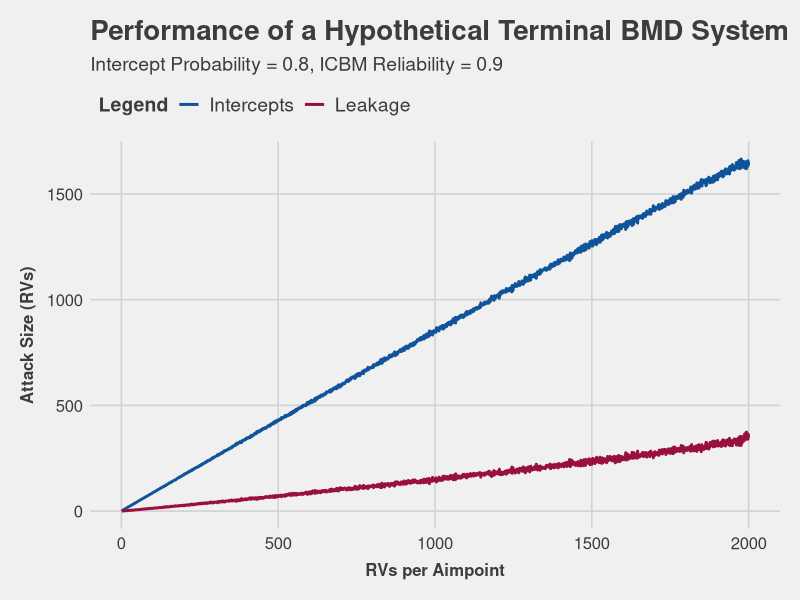
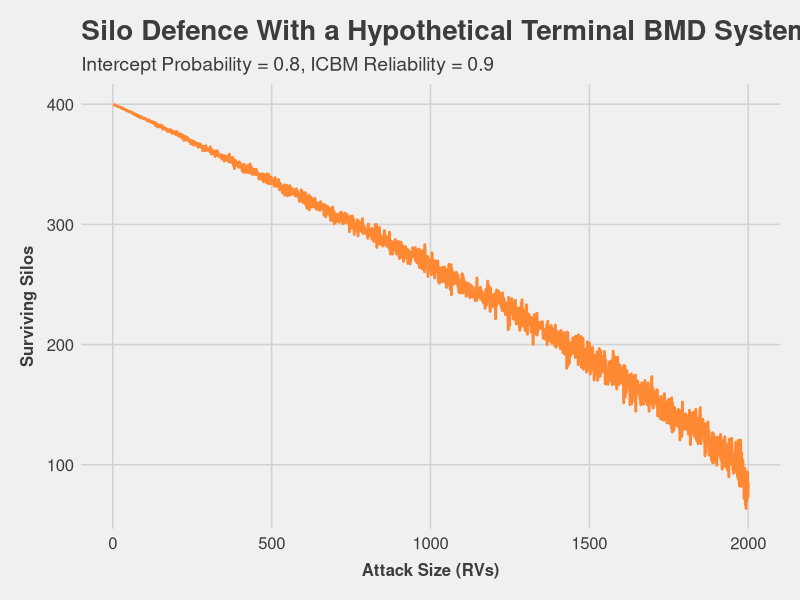

These figures' R source, in order:
library(ggplot2)
library(ggthemes)
library(dplyr)
set.seed(123)

# Extra tweaks for plotting
plot_theme <- theme(
    plot.title = element_text(
        size = 20, face = "bold", hjust = 0,
        margin = margin(b = 0.25, unit = "cm")),
    plot.subtitle = element_text(
        size = 14, hjust = 0),
    axis.title.x = element_text(
        size = 12, face = "bold", angle = 0,
        margin = margin(t = 0.25, unit = "cm")),
    axis.title.y = element_text(
        size = 12, face = "bold", angle = 90,
        margin = margin(r = 0.25, unit = "cm")),
    axis.text = element_text(
        size = 12),
    legend.title = element_text(
        size = 14, face = "bold"),
    legend.text = element_text(
        size = 14),
    legend.position = "top",
    legend.justification = "left"
)

# Terminal defence
terminal_defence <- function(intercept, p_k, silos, attack_size) { # nolint
    # Generate sequence of decreasing probabilities
    probs <- rnorm(attack_size, intercept, 0.01) %>%
        sort(decreasing = TRUE)

    # Pre-allocate space
    intercepted <- double(length = attack_size)
    leakage <- double(length = attack_size)
    surviving_silos <- double(length = attack_size) # nolint

    # Simulate the attack
    for (i in 1:attack_size) { # nolint
        intercept_prob <- rnorm(1, probs[i], 0.005)
        intercepted[i] <- i * intercept_prob
        leakage[i] <- i * (1 - intercept_prob)
        surviving_silos[i] <- silos - leakage[i] * p_k
    }
    results <- tibble( # nolint
        rvs = seq(1, attack_size),
        intercepts = intercepted,
        leakage = leakage,
        survival = surviving_silos)
}

terminal_perf <- terminal_defence(0.85, 0.9, 400, 2000)

colours <- c("Intercepts" = "#0F5499", "Leakage" = "#990F3D")

terminal_perf_chart <- ggplot(
    data = terminal_perf,
    aes(x = rvs)
) +
    geom_line(
        aes(y = intercepts, color = "Intercepts"),
        linewidth = 1.0
) +
    geom_line(
        aes(y = leakage, color = "Leakage"),
        linewidth = 1.0
) +
    labs(
        x = "RVs per Aimpoint",
        y = "Attack Size (RVs)",
        title = "Performance of a Hypothetical Terminal BMD System",
        subtitle = "Intercept Probability = 0.8, ICBM Reliability = 0.9",
        color = "Legend"
) +
    scale_color_manual(
        values = colours
) +
    theme_fivethirtyeight() +
    plot_theme

print(terminal_perf_chart)

terminal_silos_chart <- ggplot(
    data = terminal_perf,
    aes(x = rvs, y = survival)
) +
    geom_line(
        colour = "#FF8833",
        linewidth = 1.0
) +
    labs(
        x = "Attack Size (RVs)",
        y = "Surviving Silos",
        title = "Silo Defence With a Hypothetical Terminal BMD System",
        subtitle = "Intercept Probability = 0.8, ICBM Reliability = 0.9"
) +
    theme_fivethirtyeight() +
    plot_theme

print(terminal_silos_chart)